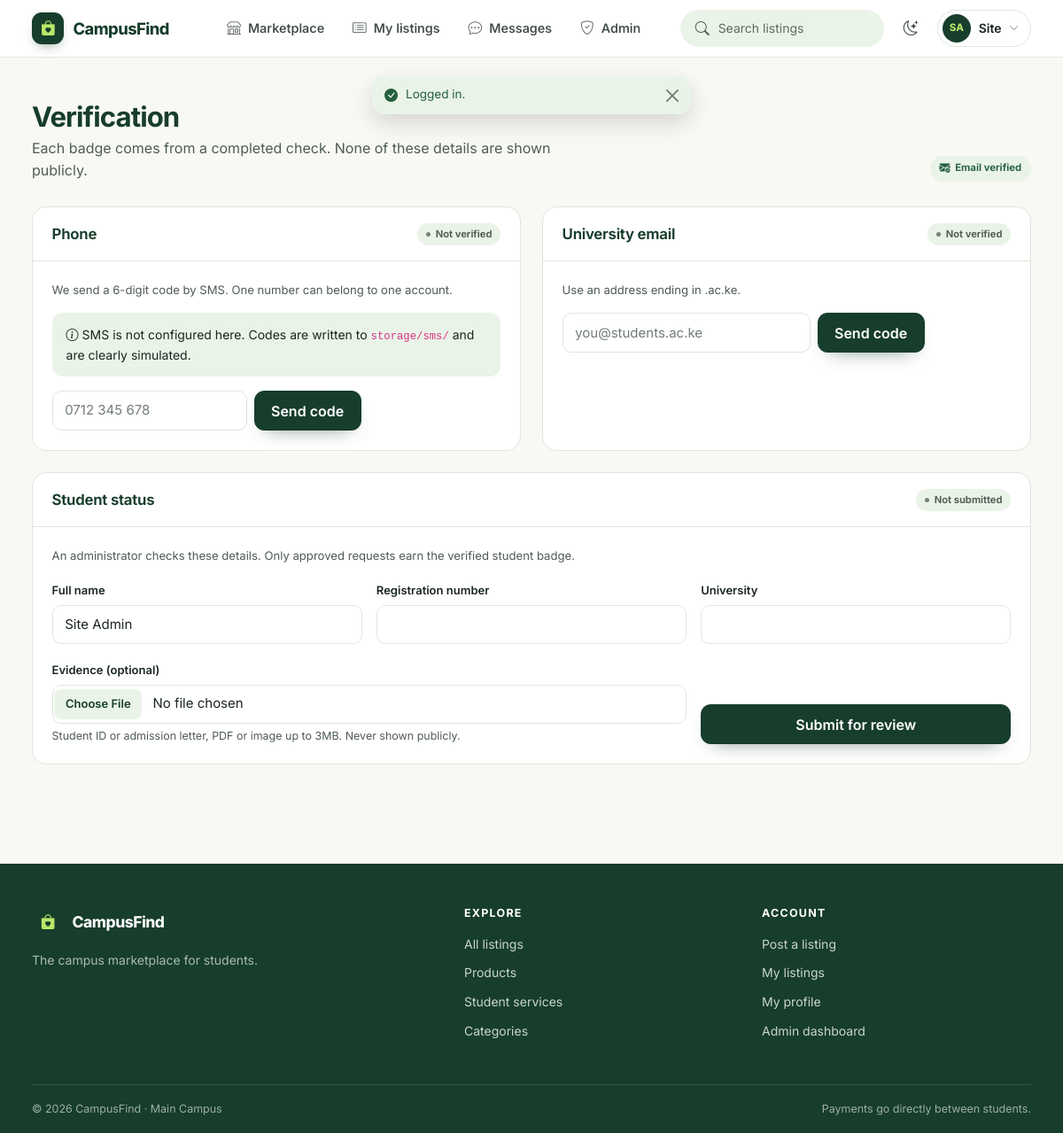
/verification.php (signed in), run on the app's committed database.
### tables this page shows
CREATE TABLE users (
  id INT UNSIGNED AUTO_INCREMENT PRIMARY KEY,
  full_name VARCHAR(100) NOT NULL,
  email VARCHAR(150) NOT NULL UNIQUE,
  password_hash VARCHAR(255) NOT NULL,
  phone VARCHAR(20) NULL,
  role ENUM('student','admin') NOT NULL DEFAULT 'student',
  status ENUM('active','deactivated','suspended') NOT NULL DEFAULT 'active',
  email_verified_at DATETIME NULL,
  phone_verified_at DATETIME NULL,
  phone_verified_mode ENUM('sms','dev') NULL,
  university_email VARCHAR(150) NULL,
  university_email_verified_at DATETIME NULL,
  student_verified_at DATETIME NULL,
  trusted_seller_at DATETIME NULL,
  suspended_at DATETIME NULL,
  suspension_reason VARCHAR(255) NULL,
  created_at TIMESTAMP NOT NULL DEFAULT CURRENT_TIMESTAMP,
  UNIQUE KEY uq_users_uni_email (university_email)
);

### includes/functions.php (called while the page is built, shortened)
<?php
function e($v): string { return htmlspecialchars((string)$v, ENT_QUOTES, 'UTF-8'); }
function url(string $path = ''): string { return BASE_URL . '/' . ltrim($path, '/'); }

### includes/auth.php (called while the page is built, shortened)
<?php
require_once __DIR__ . '/db.php';
require_once __DIR__ . '/functions.php';
function flashes(): array { $f = $_SESSION['flash'] ?? []; unset($_SESSION['flash']); return $f; }
function current_user(): ?array {
    static $user = false;
    if ($user === false) {
        $user = null;
        if (!empty($_SESSION['uid'])) {
            $u = q('SELECT id, full_name, email, phone, role, status FROM users WHERE id = ?', [$_SESSION['uid']])->fetch();
            if ($u && $u['status'] === 'active') $user = $u; else unset($_SESSION['uid']);
        }
    }
    return $user;
}
function is_admin(): bool { $u = current_user(); return $u && $u['role'] === 'admin'; }
function require_login(): array {
    $u = current_user();
    return $u;
}

### includes/db.php (called while the page is built, shortened)
<?php
function db(): PDO {
    static $pdo = null;
    if ($pdo === null) {
        $pdo = new PDO(
            'mysql:host=' . DB_HOST . ';dbname=' . DB_NAME . ';charset=utf8mb4',
            DB_USER, DB_PASS,
            [PDO::ATTR_ERRMODE => PDO::ERRMODE_EXCEPTION,
             PDO::ATTR_DEFAULT_FETCH_MODE => PDO::FETCH_ASSOC,
             PDO::ATTR_EMULATE_PREPARES => false]
        );
    }
    return $pdo;
}
function q(string $sql, array $params = []): PDOStatement {
    $st = db()->prepare($sql);
    $st->execute($params);
    return $st;
}

### includes/otp.php (called while the page is built, shortened)
<?php
require_once __DIR__ . '/db.php';
function student_verification_for(int $userId): ?array {
    return q('SELECT * FROM student_verifications WHERE user_id = ?', [$userId])->fetch() ?: null;
}

### verification.php (the view, shortened to what this page needs)
<?php
require_once __DIR__ . '/includes/auth.php';
require_once __DIR__ . '/includes/functions.php';
require_once __DIR__ . '/includes/otp.php';
require_once __DIR__ . '/includes/trust.php';
$me = require_login();
$user = q('SELECT * FROM users WHERE id = ?', [$me['id']])->fetch();
$studentReq = student_verification_for((int)$me['id']);
$badges = seller_badges($user);
$pageTitle = 'Verification'; require __DIR__ . '/includes/header.php'; ?>
<div class="page-head">
  <div>
    <h1 class="page-title">Verification</h1>
    <p>Each badge comes from a completed check. None of these details are shown publicly.</p>
  </div>
  <?php if ($badges): ?><?= badge_chips($badges) ?><?php endif; ?>
</div>
<div class="row g-4">
  <div class="col-lg-6">
    <div class="panel h-100">
      <div class="panel-head">
        <h2>Phone</h2>
        <?php if (!empty($user['phone_verified_at'])): ?>
          <?= ($user['phone_verified_mode'] ?? '') === 'sms'
              ? '<span class="st st-ok">Verified</span>'
              : '<span class="st st-muted">Simulated</span>' ?>
        <?php else: ?><span class="st st-muted">Not verified</span><?php endif; ?>
      </div>
      <div class="panel-body">
        <?php if (!empty($user['phone_verified_at'])): ?>
          <p class="mb-1"><strong><?= e(phone_display($user['phone'] ?? '')) ?></strong></p>
          <p class="meta mb-0"><?= ($user['phone_verified_mode'] ?? '') === 'sms'
              ? 'Confirmed by SMS.'
              : 'Confirmed in development mode. It will not appear on your public profile until SMS is configured and the number is re-verified.' ?></p>
        <?php else: ?>
          <p class="meta mb-3">We send a 6-digit code by SMS. One number can belong to one account.</p>
          <?php if (SMS_PROVIDER === ''): ?>
            <div class="sc-note mb-3"><i class="bi bi-info-circle me-1"></i>SMS is not configured here. Codes are written to <code>storage/sms/</code> and are clearly simulated.</div>
          <?php elseif (!sms_configured()): ?>
            <div class="sc-error mb-3"><i class="bi bi-exclamation-triangle me-1"></i>SMS provider is selected but incomplete. Add the provider username and API key in <code>includes/config.local.php</code>.</div>
          <?php elseif (!sms_live()): ?>
            <div class="sc-note mb-3"><i class="bi bi-info-circle me-1"></i>Africa's Talking sandbox is active. Codes appear in the sandbox simulator, not on the phone, and do not earn the public badge. Switch to production for real SMS.</div>
          <?php endif; ?>
          <form method="post" class="d-flex gap-2 flex-wrap">
            <input class="form-control" name="phone" value="<?= e($user['phone'] ?? '') ?>" placeholder="0712 345 678" inputmode="tel" required style="max-width:220px">
            <button class="btn btn-primary">Send code</button>
          </form>
        <?php endif; ?>
      </div>
    </div>
  </div>
  <div class="col-lg-6">
    <div class="panel h-100">
      <div class="panel-head">
        <h2>University email</h2>
        <?php if (!empty($user['university_email_verified_at'])): ?><span class="st st-ok">Verified</span>
        <?php else: ?><span class="st st-muted">Not verified</span><?php endif; ?>
      </div>
      <div class="panel-body">
        <?php if (!empty($user['university_email_verified_at'])): ?>
          <p class="mb-1"><strong><?= e($user['university_email']) ?></strong></p>
          <p class="meta mb-0">Confirmed on <?= e(date('j M Y', strtotime($user['university_email_verified_at']))) ?>.</p>
        <?php else: ?>
          <p class="meta mb-3">
            <?= UNIVERSITY_EMAIL_DOMAINS
                ? 'Accepted domains: ' . e(implode(', ', UNIVERSITY_EMAIL_DOMAINS)) . '.'
                : 'Use an address ending in ' . e(UNIVERSITY_EMAIL_SUFFIX) . '.' ?>
          </p>
          <form method="post" class="d-flex gap-2 flex-wrap">
            <input class="form-control" type="email" name="university_email" placeholder="you@students.ac.ke" required style="max-width:280px">
            <button class="btn btn-primary">Send code</button>
          </form>
        <?php endif; ?>
      </div>
    </div>
  </div>
  <div class="col-12">
    <div class="panel">
      <div class="panel-head">
        <h2>Student status</h2>
        <?php if (!empty($user['student_verified_at'])): ?><span class="st st-ok">Approved</span>
        <?php elseif ($studentReq && $studentReq['status'] === 'pending'): ?><span class="st st-warn">Pending review</span>
        <?php elseif ($studentReq && $studentReq['status'] === 'rejected'): ?><span class="st st-bad">Rejected</span>
        <?php else: ?><span class="st st-muted">Not submitted</span><?php endif; ?>
      </div>
      <div class="panel-body">
        <?php if (!empty($user['student_verified_at'])): ?>
          <p class="meta mb-0">Approved on <?= e(date('j M Y', strtotime($user['student_verified_at']))) ?>. Your registration number and evidence stay private.</p>
        <?php else: ?>
          <p class="meta mb-3">An administrator checks these details. Only approved requests earn the verified student badge.</p>
          <form method="post" enctype="multipart/form-data" class="row g-3">
            <div class="col-md-4">
              <label class="form-label" for="sv-name">Full name</label>
              <input class="form-control" id="sv-name" name="full_name" value="<?= e($studentReq['full_name'] ?? $user['full_name']) ?>" maxlength="100" required>
            </div>
            <div class="col-md-4">
              <label class="form-label" for="sv-reg">Registration number</label>
              <input class="form-control" id="sv-reg" name="registration_number" value="<?= e($studentReq['registration_number'] ?? '') ?>" maxlength="60" required>
            </div>
            <div class="col-md-4">
              <label class="form-label" for="sv-uni">University</label>
              <input class="form-control" id="sv-uni" name="university" value="<?= e($studentReq['university'] ?? '') ?>" maxlength="120" required>
            </div>
            <div class="col-md-8">
              <label class="form-label" for="sv-ev">Evidence (optional)</label>
              <input class="form-control" id="sv-ev" name="evidence" type="file" accept=".pdf,.jpg,.jpeg,.png">
              <div class="form-text">Student ID or admission letter, PDF or image up to 3MB. Never shown publicly.</div>
            </div>
            <div class="col-md-4 d-flex align-items-end">
              <button class="btn btn-primary w-100">Submit for review</button>
            </div>
          </form>
        <?php endif; ?>
      </div>
    </div>
  </div>
</div>
<?php require __DIR__ . '/includes/footer.php';

### includes/header.php (shortened to what this page needs)
<?php
require_once __DIR__ . '/auth.php';
require_once __DIR__ . '/functions.php';
$me = current_user();
$theme = (($_COOKIE['cf_theme'] ?? '') === 'dark') ? 'dark' : 'light';
$bareLayout = !empty($bareLayout);
?><!DOCTYPE html>
<html lang="en" data-bs-theme="<?= e($theme) ?>">
<head>
<link href="https://cdn.jsdelivr.net/npm/bootstrap@5.3.3/dist/css/bootstrap.min.css" rel="stylesheet">
<link href="https://cdn.jsdelivr.net/npm/bootstrap-icons@1.11.3/font/bootstrap-icons.min.css" rel="stylesheet">
<link href="<?= url('assets/css/style.css') ?>?v=<?= filemtime(__DIR__ . '/../assets/css/style.css') ?>" rel="stylesheet">
</head>
<body class="d-flex flex-column min-vh-100">
<?php
$script   = basename($_SERVER['SCRIPT_NAME'] ?? '');
$inAdmin  = strpos(str_replace('\\', '/', $_SERVER['SCRIPT_NAME'] ?? ''), '/admin/') !== false;
$navActive = static function (array $files) use ($script, $inAdmin): string {
    return (!$inAdmin && in_array($script, $files, true)) ? ' active" aria-current="page' : '';
};
$themeHref = url('theme.php?t=' . ($theme === 'dark' ? 'light' : 'dark') . '&back=' . urlencode($_SERVER['REQUEST_URI']));
$initials = '';
$firstName = '';
if ($me) {
    $parts = preg_split('/\s+/', trim($me['full_name'])) ?: [];
    $firstName = $parts[0] ?? '';
    $initials = strtoupper(mb_substr($parts[0] ?? '', 0, 1) . (count($parts) > 1 ? mb_substr(end($parts), 0, 1) : ''));
}
?>
<?php if (!$bareLayout): ?>
<nav class="navbar navbar-expand-lg sc-nav sticky-top" aria-label="Main navigation">
  <div class="container">
    <a class="sc-brand" href="<?= url('index.php') ?>" aria-label="<?= e(APP_NAME) ?> home">
      <span class="sc-brand-mark"><i class="bi bi-bag-heart-fill"></i></span>
      <span class="sc-brand-text">Campus<span>Find</span></span>
    </a>
    <div id="nav" class="collapse navbar-collapse">
      <ul class="navbar-nav sc-menu-links mx-lg-auto">
        <li class="nav-item"><a class="nav-link<?= $navActive(['marketplace.php', 'listing.php', 'report-listing.php']) ?>" href="<?= url('marketplace.php') ?>"><i class="bi bi-shop"></i>Marketplace</a></li>
        <?php if ($me): ?>
          <li class="nav-item"><a class="nav-link<?= $navActive(['my-listings.php', 'edit-listing.php', 'create-listing.php']) ?>" href="<?= url('my-listings.php') ?>"><i class="bi bi-card-list"></i>My listings</a></li>
          <li class="nav-item"><a class="nav-link<?= $navActive(['messages.php']) ?>" href="<?= url('messages.php') ?>"><i class="bi bi-chat-dots"></i>Messages</a></li>
        <?php endif; ?>
        <?php if (is_admin()): ?>
          <li class="nav-item"><a class="nav-link<?= $inAdmin ? ' active" aria-current="page' : '' ?>" href="<?= url('admin/dashboard.php') ?>"><i class="bi bi-shield-check"></i>Admin</a></li>
        <?php endif; ?>
      </ul>
      <div class="sc-actions">
        <form class="sc-search" method="get" action="<?= url('marketplace.php') ?>" role="search">
          <button type="submit" aria-label="Search"><i class="bi bi-search"></i></button>
          <input type="search" name="q" placeholder="Search listings" aria-label="Search listings" maxlength="80">
        </form>
        <a class="sc-nav-icon" href="<?= e($themeHref) ?>" title="Switch to <?= $theme === 'dark' ? 'light' : 'dark' ?> theme" aria-label="Switch to <?= $theme === 'dark' ? 'light' : 'dark' ?> theme">
          <i class="bi bi-<?= $theme === 'dark' ? 'sun' : 'moon-stars' ?>"></i>
        </a>
        <?php if ($me): ?>
          <div class="dropdown d-none d-lg-block">
            <button class="sc-user" type="button" data-bs-toggle="dropdown" aria-expanded="false" aria-label="Account menu">
              <span class="sc-avatar"><?= e($initials) ?></span>
              <span class="sc-user-name"><?= e($firstName) ?></span>
              <i class="bi bi-chevron-down sc-caret"></i>
            </button>
          </div>
        <?php endif; ?>
      </div>
    </div>
  </div>
</nav>
<?php endif; ?>
<main id="main" class="<?= $bareLayout ? 'flex-grow-1 d-flex flex-column' : 'container py-4 py-lg-5 flex-grow-1' ?>">
<?php $flashItems = flashes(); if ($flashItems): ?>
<div class="cf-flash-stack" role="status" aria-live="polite">
  <?php foreach ($flashItems as [$t, $m]):
    $flashIcon = ['success' => 'bi-check-circle-fill', 'danger' => 'bi-exclamation-octagon-fill',
                  'warning' => 'bi-exclamation-triangle-fill'][$t] ?? 'bi-info-circle-fill'; ?>
    <div class="alert alert-<?= e($t) ?> alert-dismissible fade show cf-flash" role="alert">
      <i class="bi <?= $flashIcon ?> cf-flash-icon" aria-hidden="true"></i>
      <div class="cf-flash-text"><?= e($m) ?></div>
      <button type="button" class="btn-close" data-bs-dismiss="alert" aria-label="Close"></button>
    </div>
  <?php endforeach; ?>
</div>
<?php endif; ?>

### data on the page
users: full_name "SA", full_name "Site", full_name "Site Admin"

### other printed values
$m "Logged in."
$b['label'] "Email verified"
UNIVERSITY_EMAIL_SUFFIX ".ac.ke"
APP_NAME "CampusFind"
CAMPUS_NAME "Main Campus"
